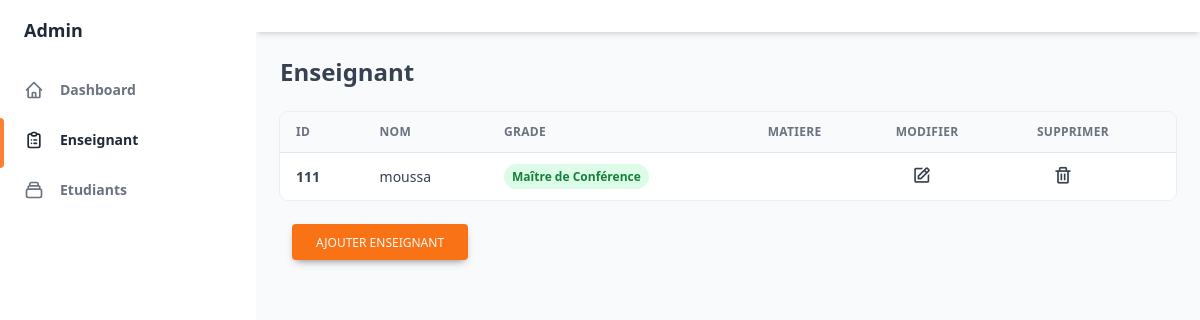
Screenshot of /Enseignant.php with the database file from the repository.
### tables this page shows
CREATE TABLE `enseignant` (
  `id` int(11) NOT NULL,
  `nom` varchar(255) DEFAULT NULL,
  `email` varchar(255) DEFAULT NULL,
  `mot_de_passe` varchar(255) DEFAULT NULL,
  `sexe` enum('Homme','Femme','','') DEFAULT NULL,
  `grade` enum('Professeur','Maître de Conférence','Maître Assistant','Assistant','PTC','Autre') NOT NULL,
  `matiere` varchar(255) NOT NULL
);

### Enseignant.php (the view, shortened to what this page needs)
<!DOCTYPE html>
<html :class="{ 'theme-dark': dark }'" x-data='data()' lang='en'>
<head>
  <link rel='stylesheet' href='../assets/css/tailwind.output.css' />
</head>
<body>
  <div class='flex h-screen bg-gray-50 dark:bg-gray-900' :class='{ ' overflow-hidden': isSideMenuOpen}'>
    <aside class='z-20 hidden w-64 overflow-y-auto bg-white dark:bg-gray-800 md:block flex-shrink-0'>
      <div class='py-4 text-gray-500 dark:text-gray-400'>
        <a class='ml-6 text-lg font-bold text-gray-800 dark:text-gray-200' href='#'>
          Admin
        </a>
        <ul class='mt-6'>
          <li class='relative px-6 py-3'>
            <a class='inline-flex items-center w-full text-sm font-semibold transition-colors duration-150 hover:text-gray-800 dark:hover:text-gray-200'
              href='index.php'>
              <span class='ml-4'>Dashboard</span>
            </a>
          </li>
        </ul>
        <ul>
          <li class='relative px-6 py-3'>
            <span class='absolute inset-y-0 left-0 w-1'
              style='background-color: #fa8231; border-radius: 0 0.5rem 0.5rem 0;'></span>
            <a class='inline-flex items-center w-full text-sm font-semibold text-gray-800 transition-colors duration-150 hover:text-gray-800 dark:hover:text-gray-200 dark:text-gray-100'
              href='Enseignant.php'>
              <span class='ml-4'>Enseignant</span>
            </a>
          </li>
          <li class='relative px-6 py-3'>
            <a class='inline-flex items-center w-full text-sm font-semibold transition-colors duration-150 hover:text-gray-800 dark:hover:text-gray-200'
              href='Etudiants.php'>
              <span class='ml-4'>Etudiants</span>
            </a>
          </li>
    </aside>
    <div class='flex flex-col flex-1'>
      <header class='z-10 py-4 bg-white shadow-md dark:bg-gray-800'>
      </header>
      <main class='h-full pb-16 overflow-y-auto'>
        <div class='container px-6 mx-auto grid'>
          <h2 class='my-6 text-2xl font-semibold text-gray-700 dark:text-gray-200'>
            Enseignant
          </h2>
          <?php
          $conn = new mysqli("localhost", "root", "", "myissat");
          $sql = "SELECT * FROM enseignant";
          $result = $conn->query($sql);
          ?>
          <div class='w-full overflow-hidden rounded-lg shadow-xs'>
            <div class='w-full overflow-x-auto'>
              <table class='w-full whitespace-no-wrap'>
                <thead>
                  <tr
                    class='text-xs font-semibold tracking-wide text-left text-gray-500 uppercase border-b dark:border-gray-700 bg-gray-50 dark:text-gray-400 dark:bg-gray-800'>
                    <th class='px-4 py-3'>ID</th>
                    <th class='px-4 py-3'>Nom</th>
                    <th class='px-4 py-3'>Grade</th>
                    <th class='px-4 py-3'>Matiere</th>
                    <th class='px-4 py-3'>Modifier</th>
                    <th class='px-4 py-3'>Supprimer</th>
                  </tr>
                </thead>
                <tbody class='bg-white divide-y dark:divide-gray-700 dark:bg-gray-800'>
                  <?php
                  if ($result->num_rows > 0) {
                    while ($row = $result->fetch_assoc()) {
                      ?>
                      <tr class='text-gray-700 dark:text-gray-400'>
                        <td class='px-4 py-3'>
                          <div class='flex items-center text-sm'>
                            <div>
                              <p class='font-semibold'><?php echo $row['id']; ?></p>
                            </div>
                          </div>
                        </td>
                        <td class='px-4 py-3 text-sm'>
                          <?php echo $row['nom']; ?>
                        </td>
                        <td class='px-4 py-3 text-xs'>
                          <span
                            class='px-2 py-1 font-semibold leading-tight text-green-700 bg-green-100 rounded-full dark:bg-green-700 dark:text-green-100'>
                            <?php echo $row['grade']; ?>
                          </span>
                        </td>
                        <td class='px-4 py-3 text-sm'>
                        </td>
                        <td class='px-4 py-3 text-xs'>
                          <span class='px-2 py-1 font-semibold leading-tight'></span>
                          <a href="Modifier_etud.php?updateid=<?php echo $row['id']; ?>" style="font-size: 20px;"><i
                              class='bx bx-edit'></i></a>
                        </td>
                        <td class='px-4 py-3 text-xs'>
                          <span class='px-2 py-1 font-semibold leading-tight'></span>
                          <a href="Supprimer_etud.php?deleteid=<?php echo $row['id']; ?>" style="font-size: 20px;"><i
                              class='bx bx-trash'></i></a>
                        </td>
                      </tr>
                      <?php
                    }
                  } else {
                    echo "<tr><td colspan='3'>Aucun enseignant trouvé.</td></tr>";
                  }
                  ?>
                </tbody>
              </table>
            </div>
          </div>
        </div>
        <button id="openContactForm" type="button"
          class="inline-block rounded bg-orange-500 text-neutral-50 shadow-[0_4px_9px_-4px_rgba(51,45,45,0.7)] hover:bg-orange-600 hover:shadow-[0_8px_9px_-4px_rgba(51,45,45,0.2),0_4px_18px_0_rgba(51,45,45,0.1)] focus:bg-orange-800
           focus:shadow-[0_8px_9px_-4px_rgba(51,45,45,0.2),0_4px_18px_0_rgba(51,45,45,0.1)] active:bg-orange-700 active:shadow-[0_8px_9px_-4px_rgba(51,45,45,0.2),0_4px_18px_0_rgba(51,45,45,0.1)] px-6 pb-2 pt-2.5 text-xs font-medium uppercase leading-normal transition duration-150 ease-in-out focus:outline-none focus:ring-0 mt-6 ml-9">Ajouter
          Enseignant</button>
        <?php include 'Ajouter_ens.php' ?>
</body>
</html>

### rows the page displays
enseignant: id "111", nom "moussa", grade "Maître de Conférence"
